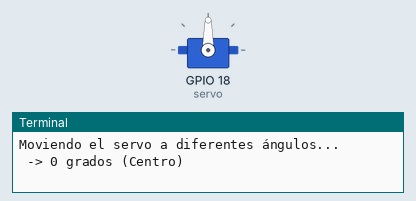
Simulated run of this program. Board: Raspberry Pi (BCM pin numbers). Shown: servo, the last lines printed to the terminal. Servo angles are drawn from the pulse width (0.5 ms = 0°, 2.5 ms = 180°). At 11.0 s the program stops and its outputs stay as they are.

Above: at 0.1 s.
At 1.1 s:
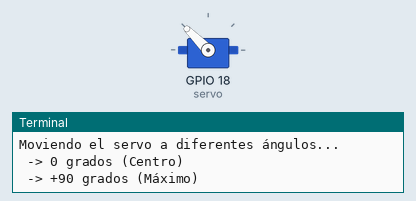
At 3.1 s:
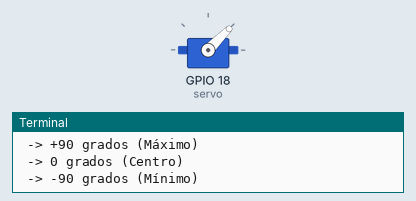
Timing chart, 0 to 11.5 s (numbered marks = the images above):
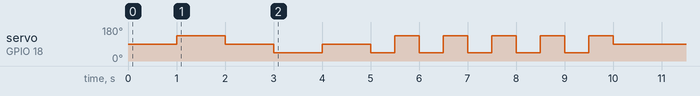

The program:

prueba_servo.py
```python
from gpiozero import AngularServo
from time import sleep

# Define el pin GPIO. Usamos el pin físico 12, que corresponde a GPIO 18 (BCM).
# Los valores min_angle y max_angle se establecen por defecto en -90 y 90 grados.
# Puedes ajustarlos si tu servo tiene un rango diferente.
servo = AngularServo(18)

# --- Rutina de prueba ---

def mover_servo():
    print("Moviendo el servo a diferentes ángulos...")

    # 1. Posición central (0 grados)
    print(" -> 0 grados (Centro)")
    servo.angle = 0
    sleep(1)

    # 2. Posición máxima positiva (+90 grados)
    print(" -> +90 grados (Máximo)")
    servo.angle = 90
    sleep(1)

    # 3. Posición central (0 grados)
    print(" -> 0 grados (Centro)")
    servo.angle = 0
    sleep(1)

    # 4. Posición máxima negativa (-90 grados)
    print(" -> -90 grados (Mínimo)")
    servo.angle = -90
    sleep(1)

    # 5. Posición central (0 grados)
    print(" -> 0 grados (Centro)")
    servo.angle = 0
    sleep(1)

    print("--- Ciclo de oscilación (Wiggle) ---")
    # Haz que el servo oscile entre los límites
    for _ in range(5):
        servo.min()  # Mueve al ángulo mínimo (-90)
        sleep(0.5)
        servo.max()  # Mueve al ángulo máximo (+90)
        sleep(0.5)

    # Detiene el servo en la posición central
    servo.angle = 0
    sleep(1)
    print("Servo detenido en 0 grados.")

# Ejecutar la función
try:
    mover_servo()
except KeyboardInterrupt:
    print("\nPrograma detenido por el usuario.")
finally:
    servo.close() # Libera el pin GPIO
```

Measured:
- by itself, servo on GPIO 18 (servo): 90° → 135° at 1.0 s, → 90° 1.0 s later, → 45° 1.0 s later, → 90° 1.0 s later, … (15 changes in this stretch)
